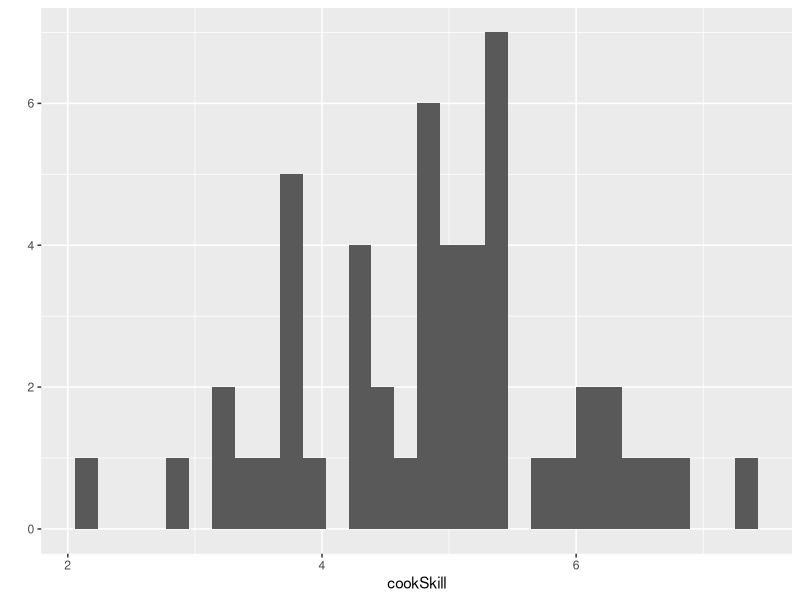
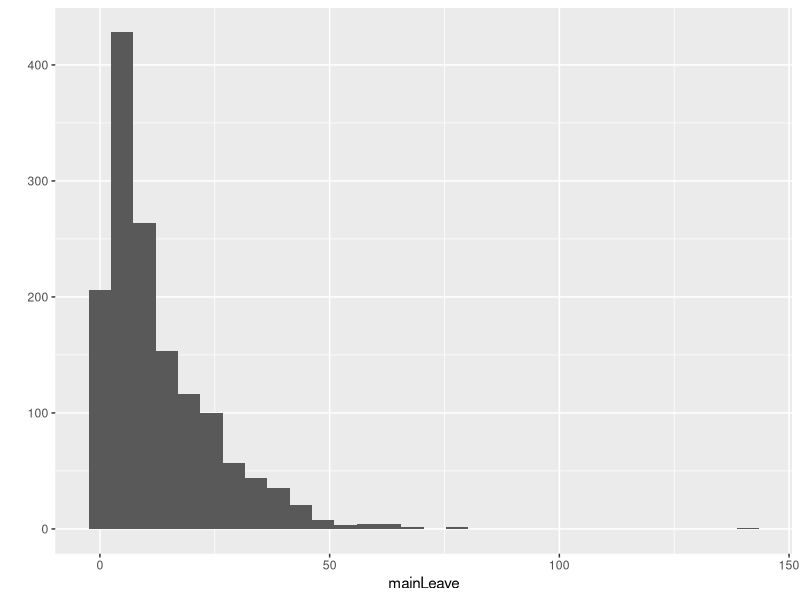
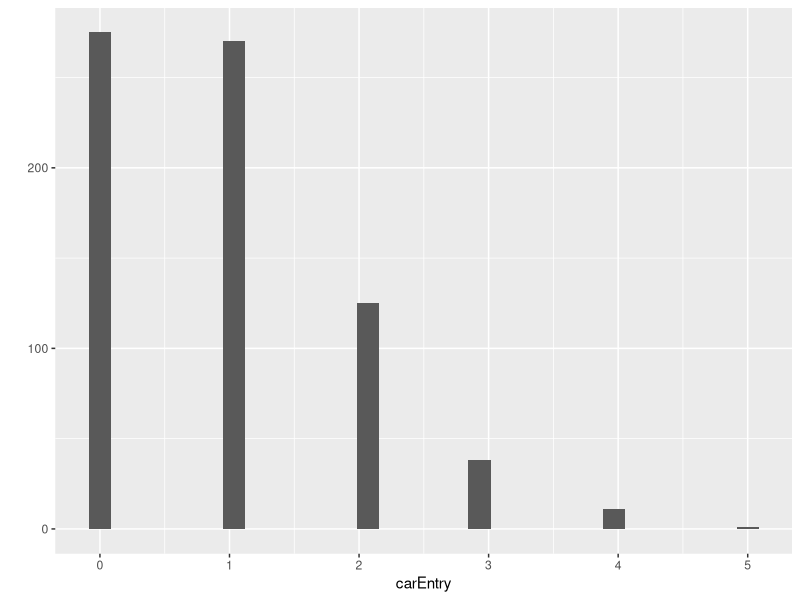
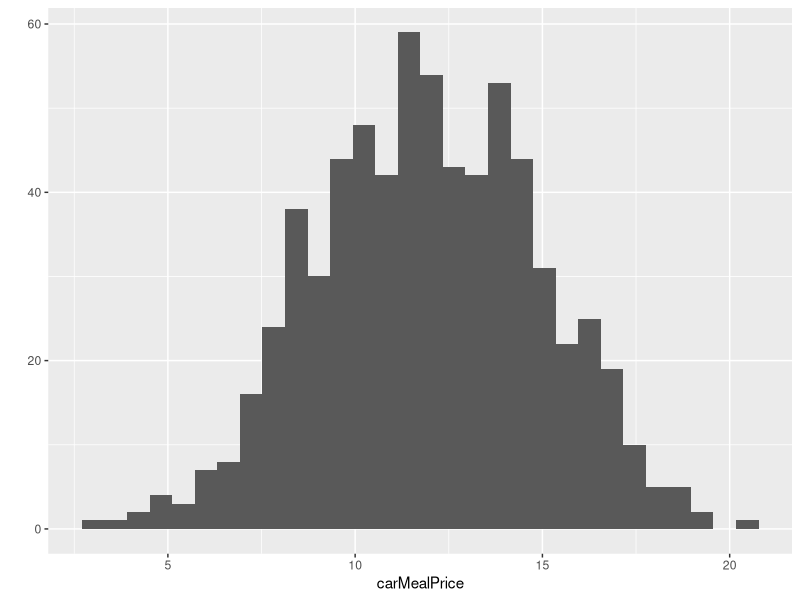
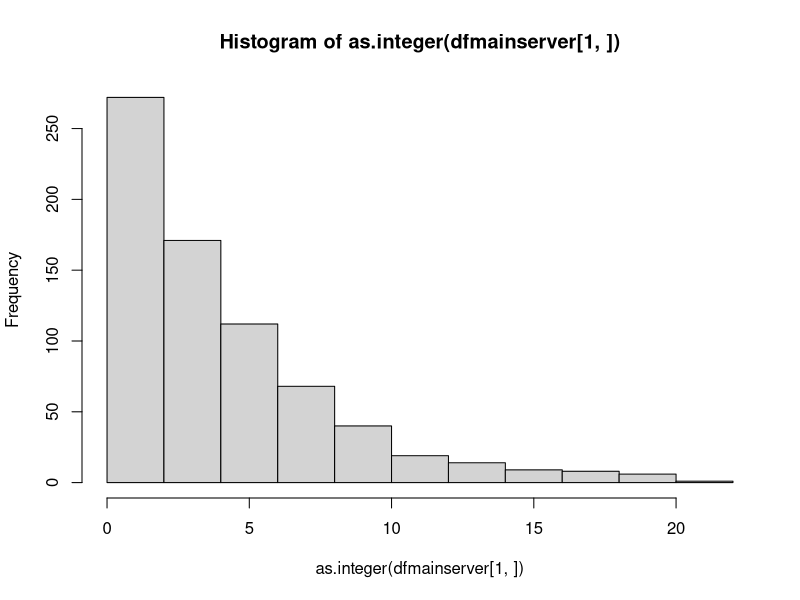
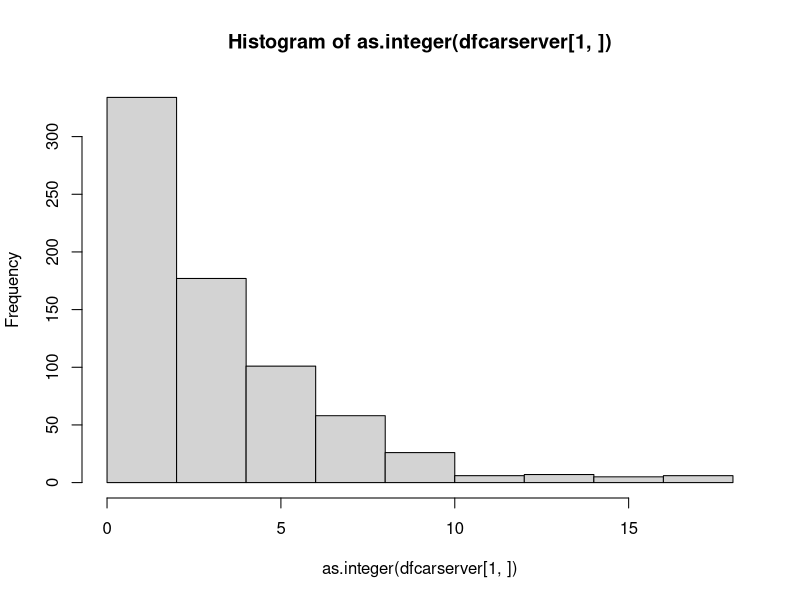
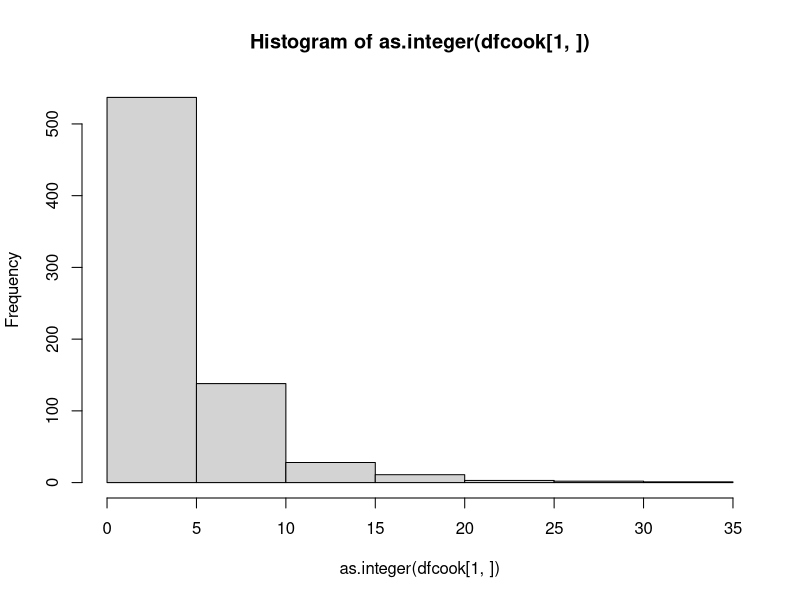

Write the R code that produced these figures, in order. (Note: a time limit stopped this script after it produced the figures.)
library("ggplot2")
library("dplyr")

pricePerMeal = 4.00 # Price one meal unit is sold at
costPerMeal = 2.80 # Price to produce one meal unit
wageRate = 8.00 

mainServerNumber = 1
carServerNumber = 1
mainServerSkill = rnorm(mainServerNumber) + 3 # Generates an array of normal distribution values 
carServerSkill = rnorm(carServerNumber) + 3

cookNumber = 50
cookSkill = rnorm(cookNumber) + 5
qplot(cookSkill)

storageCapacity = 100
storage = 0

mainEPM = 2 # Main entrance per minute
carEPM = 1 # Car entrance per minute
simulationMinutes = 720 # 720 minutes = 12 hours
mainEntry = rpois(simulationMinutes, mainEPM)
carEntry = rpois(simulationMinutes, carEPM)

avgTimeToLeave = 12
mainLeave = ceiling(rexp(sum(mainEntry),rate = 1/avgTimeToLeave))
carLeave = ceiling(rexp(sum(carEntry),rate = 1/avgTimeToLeave))
qplot(mainLeave)

mainMealPrice = round(rnorm(sum(mainEntry)) * 3 + 10,2) 
carMealPrice = round(rnorm(sum(carEntry)) * 3 + 12,2) 

qplot(carEntry)
qplot(carMealPrice)

dflogs <- data.frame () # Dataframe to track queues
mainQueue = 0
carQueue = 0
sales = 0
materials = 0
profits = 0

dfmain <- data.frame () # Dataframe to track main queue
dfcar <- data.frame () # Dataframe to track car queue
mainClientNumber = 0
carClientNumber = 0


mainInitialized = FALSE
carInitialized = FALSE

dfmainserver <- data.frame () # Dataframe to track servers in main entrance
dfcarserver <- data.frame () # Dataframe to track servers in main entrance
dfcook <- data.frame () # Dataframe to track cooks
for(i in 1:mainServerNumber){
  dfmainserver <- rbind(dfmainserver, ceiling(rexp(720,rate = 1/mainServerSkill[i])))
}
hist(as.integer(dfmainserver[1,]))
for(i in 1:mainServerNumber){
  dfcarserver <- rbind(dfcarserver, ceiling(rexp(720,rate = 1/carServerSkill[i])))
}
hist(as.integer(dfcarserver[1,]))

for(i in 1:cookNumber){
  dfcook <- rbind(dfcook, ceiling(rexp(720,rate = 1/cookSkill[i])))
}
hist(as.integer(dfcook[1,]))


# Convert to timestamp notation
for(i in 1:cookNumber){
  for(j in 1:(length(dfcook[i,]) - 1)){
    dfcook[i,j+1] <- dfcook[i,j+1] + dfcook[i,j] 
  }
}
for(i in 1:mainServerNumber){
  for(j in 1:(length(dfmainserver[i,]) -1)){
    dfmainserver[i,j+1] <- dfmainserver[i,j+1] + dfmainserver[i,j]
  }
}
for(i in 1:carServerNumber){
  for(j in 1:(length(dfcarserver[i,]) -1)){
    dfcarserver[i,j+1] <- dfcarserver[i,j+1] + dfcarserver[i,j]
  }
}

mainPlace <- 1
carPlace <- 1

for(t in 1:simulationMinutes){
  
  if(mainEntry[t] != 0){
    for(i in 1:mainEntry[t]){
      mainClientNumber <- mainClientNumber + 1
      dfmain <- rbind(dfmain, c(mainClientNumber, mainMealPrice[mainClientNumber], 'Ordering', t, '', ''))
      if(!mainInitialized){
        mainInitialized <- TRUE
      }
    }
  }
  
  if(carEntry[t] != 0){
    for(i in 1:carEntry[t]){
      carClientNumber <- carClientNumber + 1
      dfcar <- rbind(dfcar, c(carClientNumber, carMealPrice[carClientNumber], 'Ordering', t, '', ''))
      if(!carInitialized){
        carInitialized <- TRUE
      }
    }
  }
  
  # Prevent errors with indexing
  if(mainInitialized){
    colnames(dfmain) <- c('Client Number','Meal Price', 'State', "Entry Time", "Order Time", "Served Time")
  }
  if(carInitialized){
    colnames(dfcar) <- c('Client Number','Meal Price', 'State', "Entry Time", "Order Time", "Served Time")
  }

  # Cook modeling
  for(i in 1:length(dfcook[,1])){
    for(j in 1:length(dfcook[i,])){
      if(dfcook[i,j] > t){
        break
      }
      if(dfcook[i,j] == t){
        if(storage < storageCapacity){
          storage <- storage + 1
        }
        materials <- materials + costPerMeal
      }    
    }
  }

  # Server modeling
  # if(mainInitialized){
  #   for(j in 1:length(dfmain[,1])){
  #     if(dfmain[j,3] == "Ordering"){
  #       if(storage >= round((as.numeric(dfmain[j,2]) / pricePerMeal),2)){
  #         for(i in 1:length(dfmainserver[,1])){
  #           dfmainserver[i,mainPlace] <- dfmainserver[i,mainPlace] - 1
  #           if(dfmainserver[i,mainPlace] == 0){
  #             mainPlace <- mainPlace + 1 
  #             sales <- sales + as.numeric(dfmain[j,2])
  #             storage <- round(storage - (as.numeric(dfmain[j,2]) / pricePerMeal), 2)
  #             dfmain[j,6] <- t
  #             dfmain[j,3] <- "Served"
  #             mainQueue <- mainQueue - 1
  #           }
  #           break
  #         }
  #       }
  #     }
  #   }
  # }

  # if(carInitialized){
  #   for(j in 1:length(dfcar[,1])){
  #     if(dfcar[j,3] == "Ordering"){
  #       if(storage >= round((as.numeric(dfcar[j,2]) / pricePerMeal),2)){
  #         for(i in 1:length(dfcarserver[,1])){
  #           dfcarserver[i,carPlace] <- dfcarserver[i,carPlace] - 1
  #           if(dfcarserver[i,carPlace] == 0){
  #             carPlace <- carPlace + 1
  #             sales <- sales + as.numeric(dfcar[j,2])
  #             storage <- round(storage - (as.numeric(dfcar[j,2]) / pricePerMeal), 2)
  #             dfcar[j,6] <- t
  #             dfcar[j,3] <- "Served"
  #             carQueue <- carQueue - 1
  #           }
  #           break
  #         }
  #       }
  #     }
  #   }
  # }
  
  mainQueue <- mainQueue + mainEntry[t]
  # carQueue <- carQueue + carEntry[t]

  wages <- round((carServerNumber + mainServerNumber + cookNumber) * wageRate * (t/60),2)
  
  profits <- sales - materials - wages
  
  dflogs <- rbind(dflogs, c(t, mainQueue, carQueue, storage, sales, materials, wages, profits))
  
  # Main and car queue leaving modeled by exponential distribution
  if(mainInitialized){
    for(i in 1:length(dfmain[,1])){
      if(dfmain[i,3] == 'Ordering'){
        if((t - as.integer(dfmain[i,4])) >= mainLeave[i]){
          mainQueue <- mainQueue - 1
          dfmain[i,3] <- 'Left'
          dfmain[i,6] <- t
        }
      }
    }
  }
  if(carInitialized){
    for(i in 1:length(dfcar[,1])){
      if(dfcar[i,3] == 'Ordering'){
        if((t - as.integer(dfcar[i,4])) >= carLeave[i]){
          carQueue <- carQueue - 1
          dfcar[i,3] <- 'Left'
          dfcar[i,6] <- t
        }
      }
    }
  }
  
  print(t)
  
  # if(t %% 60 == 0){
  #   print(t)
  # }
}

colnames(dflogs) <- c('Minute','Main Queue', 'Car Queue', 'storage', 'Sales', 'Materials', 'Wages', 'Profits')

print(sum(mainEntry))

y_rexp <- ceiling(rexp(1, rate = 0.2))
hist(y_rexp)
print(y_rexp)

qplot(dflogs$Minute, dflogs$storage)

qplot(dflogs$Minute, dflogs$`Main Queue`)
